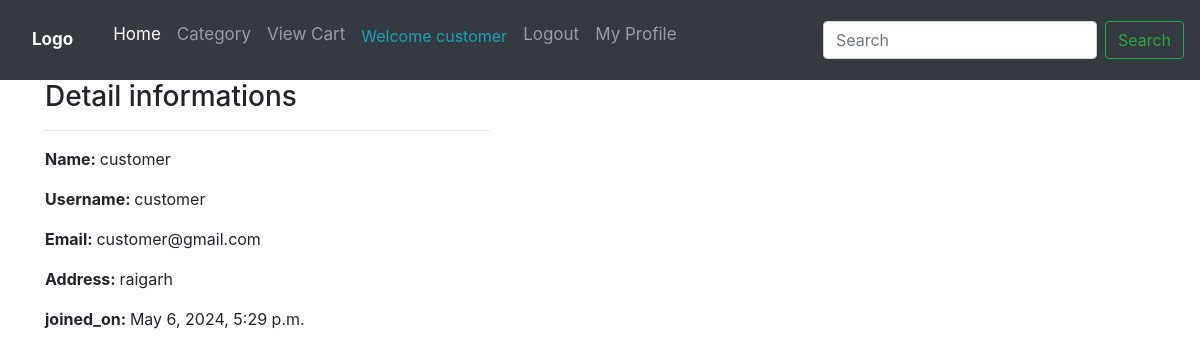
Screenshot of /profile/ (signed in) with the database file from the repository.
### ecomapp/models.py (models this page shows, shortened)
class Customer(models.Model):
    user = models.OneToOneField(User, on_delete=models.CASCADE)
    full_name=models.CharField(max_length=200)
    address = models.CharField(max_length=200,null=True,blank=True)
    joined_on = models.DateTimeField(auto_now_add=True)

### ecomapp/views.py (the view)
# urls.py: path('profile/', CustomerProfileView.as_view(), name='customerprofile'),
class CustomerProfileView(TemplateView):
    template_name = "customerprofile.html"
    def dispatch(self, request, *args, **kwargs):
        if request.user.is_authenticated and Customer.objects.filter(user=request.user).exists():
            pass
        else:
            return redirect("/login/?next=/profile/")
        return super().dispatch(request, *args, **kwargs)
    def get_context_data(self, **kwargs):
        context = super().get_context_data(**kwargs)
        customer = self.request.user.customer
        context['customer'] = customer
        return context

### templates/customerprofile.html (shortened to what this page needs)
{% extends 'base.html' %}
{% block content %}
<div class="container">
    <div class="row">
        <div class="col-md-5">
            <h3>Detail informations</h3><hr>
            <p><span class="font-weight-bold">Name: </span>{{customer.full_name}}</p>
            <p><span class="font-weight-bold">Username: </span>{{customer.user}}</p>
            <p><span class="font-weight-bold">Email: </span>{{customer.user.email}}</p>
            <p><span class="font-weight-bold">Address: </span>{{customer.address}}</p>
            <p><span class="font-weight-bold">joined_on: </span>{{customer.joined_on}}</p>
        </div>
    </div>
</div>
{% endblock %}

### templates/base.html (shortened to what this page needs)
<!DOCTYPE html>
<html lang="en">
<head>
  <link rel="stylesheet" href="https://cdn.jsdelivr.net/npm/bootstrap@4.5.3/dist/css/bootstrap.min.css">
</head>
<body>
    <nav class="navbar navbar-expand-lg navbar-dark bg-dark" >
        <a class="navbar-brand" href="{% url 'ecomapp:home' %}"><strong>Logo</strong></a>
        <div class="collapse navbar-collapse" id="navbarSupportedContent">
          <ul class="navbar-nav mr-auto">
            <li class="nav-item active">
              <a class="nav-link" href="{% url 'ecomapp:home' %}">Home <span class="sr-only">(current)</span></a>
            </li>
            <li class="nav-item">
                <a class="nav-link" href="{% url 'ecomapp:allproducts' %}">Category</a>
              </li>
              <li class="nav-item">
                <a class="nav-link" href="{% url 'ecomapp:mycart' %}">View Cart</a>
              </li>
               <li class="nav-item">
                <p class="nav-link text-info mt-2">
                 {% if request.user.customer %}
                  Welcome {{ request.user.username }}
                  <li class="nav-item">
                    <a class="nav-link" href="{% url 'ecomapp:customerlogout' %}">Logout</a>
                  </li>
                  <li class="nav-item ">
                    <a class="nav-link" href="{% url 'ecomapp:customerprofile' %}">My Profile</a>
                  </li>
              {% endif %}
          </ul>
          <form action="#" class="form-inline my-2 my-lg-0" method="GET">
            <input class="form-control mr-sm-2" name="keyword" type="search" placeholder="Search" aria-label="Search">
            <button class="btn btn-outline-success my-2 my-sm-0" type="submit">Search</button>
          </form>
        </div>
      </nav>
    {% block content %}
    {% endblock %}
</body>
</html>

### templates/base.html (style rules this page uses)
.navbar { overflow: hidden; background-color: #333; top: 0; width: 100%; }
.navbar a { float: left; display: block; color: #f2f2f2; text-align: center; padding: 14px 16px; text-decoration: none; font-size: 17px; }

### rows the page displays
Customer: full_name "customer", user "customer", user.email "customer@gmail.com", address "raigarh", joined_on "May 6, 2024, 5:29 p.m."

### other values shown
{{ request.user.username }} "customer"
